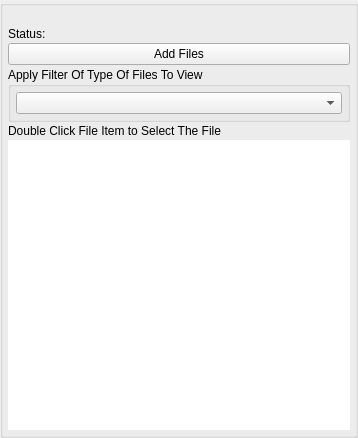
<?xml version="1.0" encoding="UTF-8"?>
<ui version="4.0">
 <class>AppletLibraryUi</class>
 <widget class="QWidget" name="AppletLibraryUi">
  <property name="windowModality">
   <enum>Qt::ApplicationModal</enum>
  </property>
  <property name="geometry">
   <rect>
    <x>0</x>
    <y>0</y>
    <width>358</width>
    <height>438</height>
   </rect>
  </property>
  <property name="sizePolicy">
   <sizepolicy hsizetype="Preferred" vsizetype="Preferred">
    <horstretch>0</horstretch>
    <verstretch>0</verstretch>
   </sizepolicy>
  </property>
  <property name="minimumSize">
   <size>
    <width>0</width>
    <height>0</height>
   </size>
  </property>
  <property name="maximumSize">
   <size>
    <width>16777215</width>
    <height>16777215</height>
   </size>
  </property>
  <property name="windowTitle">
   <string>Browse Files</string>
  </property>
  <property name="windowOpacity">
   <double>1.000000000000000</double>
  </property>
  <property name="toolTip">
   <string/>
  </property>
  <layout class="QVBoxLayout" name="verticalLayout">
   <property name="spacing">
    <number>0</number>
   </property>
   <property name="leftMargin">
    <number>0</number>
   </property>
   <property name="topMargin">
    <number>0</number>
   </property>
   <property name="rightMargin">
    <number>0</number>
   </property>
   <property name="bottomMargin">
    <number>0</number>
   </property>
   <item>
    <widget class="QGroupBox" name="FileItemsBox">
     <property name="minimumSize">
      <size>
       <width>0</width>
       <height>0</height>
      </size>
     </property>
     <property name="title">
      <string/>
     </property>
     <layout class="QVBoxLayout" name="verticalLayout_2">
      <property name="spacing">
       <number>2</number>
      </property>
      <property name="leftMargin">
       <number>5</number>
      </property>
      <property name="topMargin">
       <number>5</number>
      </property>
      <property name="rightMargin">
       <number>5</number>
      </property>
      <property name="bottomMargin">
       <number>5</number>
      </property>
      <item>
       <widget class="QLabel" name="m_StatusLabel">
        <property name="text">
         <string notr="true"/>
        </property>
       </widget>
      </item>
      <item>
       <layout class="QHBoxLayout" name="horizontalLayout_2">
        <item>
         <widget class="QLabel" name="label">
          <property name="sizePolicy">
           <sizepolicy hsizetype="Minimum" vsizetype="Preferred">
            <horstretch>0</horstretch>
            <verstretch>0</verstretch>
           </sizepolicy>
          </property>
          <property name="text">
           <string>Status:</string>
          </property>
         </widget>
        </item>
        <item>
         <widget class="QLabel" name="m_StatusMsgLabel">
          <property name="sizePolicy">
           <sizepolicy hsizetype="Expanding" vsizetype="Preferred">
            <horstretch>0</horstretch>
            <verstretch>0</verstretch>
           </sizepolicy>
          </property>
          <property name="text">
           <string/>
          </property>
         </widget>
        </item>
       </layout>
      </item>
      <item>
       <widget class="VxPushButton" name="m_AddFilesButton">
        <property name="text">
         <string>Add Files</string>
        </property>
       </widget>
      </item>
      <item>
       <widget class="QGroupBox" name="m_FileFilterGroupBox">
        <property name="sizePolicy">
         <sizepolicy hsizetype="Preferred" vsizetype="Minimum">
          <horstretch>0</horstretch>
          <verstretch>0</verstretch>
         </sizepolicy>
        </property>
        <property name="title">
         <string>Apply Filter Of Type Of Files To View</string>
        </property>
        <layout class="QVBoxLayout" name="verticalLayout_3">
         <property name="spacing">
          <number>2</number>
         </property>
         <property name="leftMargin">
          <number>5</number>
         </property>
         <property name="topMargin">
          <number>5</number>
         </property>
         <property name="rightMargin">
          <number>5</number>
         </property>
         <property name="bottomMargin">
          <number>5</number>
         </property>
         <item>
          <widget class="VxComboBoxFileFilter" name="m_FileFilterComboBox"/>
         </item>
        </layout>
       </widget>
      </item>
      <item>
       <widget class="QLabel" name="m_DoubleTapInstructionLabel">
        <property name="text">
         <string>Double Click File Item to Select The File</string>
        </property>
       </widget>
      </item>
      <item>
       <widget class="QListWidget" name="m_FileItemList">
        <property name="frameShape">
         <enum>QFrame::NoFrame</enum>
        </property>
        <property name="frameShadow">
         <enum>QFrame::Plain</enum>
        </property>
        <property name="lineWidth">
         <number>0</number>
        </property>
        <property name="iconSize">
         <size>
          <width>32</width>
          <height>32</height>
         </size>
        </property>
        <property name="verticalScrollMode">
         <enum>QAbstractItemView::ScrollPerPixel</enum>
        </property>
        <property name="resizeMode">
         <enum>QListView::Adjust</enum>
        </property>
        <property name="uniformItemSizes">
         <bool>true</bool>
        </property>
       </widget>
      </item>
     </layout>
    </widget>
   </item>
  </layout>
 </widget>
 <customwidgets>
  <customwidget>
   <class>VxPushButton</class>
   <extends>QPushButton</extends>
   <header>VxPushButton.h</header>
  </customwidget>
  <customwidget>
   <class>VxComboBoxFileFilter</class>
   <extends>QComboBox</extends>
   <header>VxComboBoxFileFilter.h</header>
  </customwidget>
 </customwidgets>
 <resources/>
 <connections/>
</ui>
